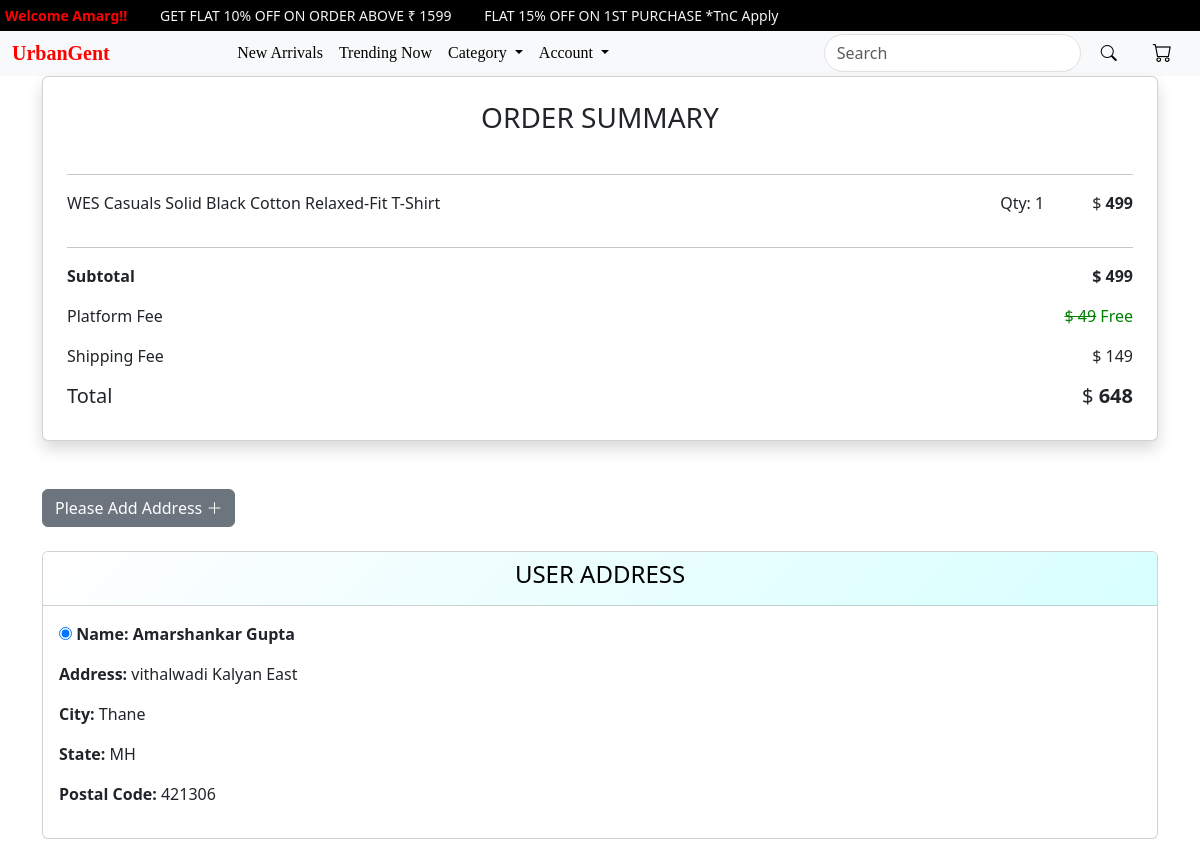
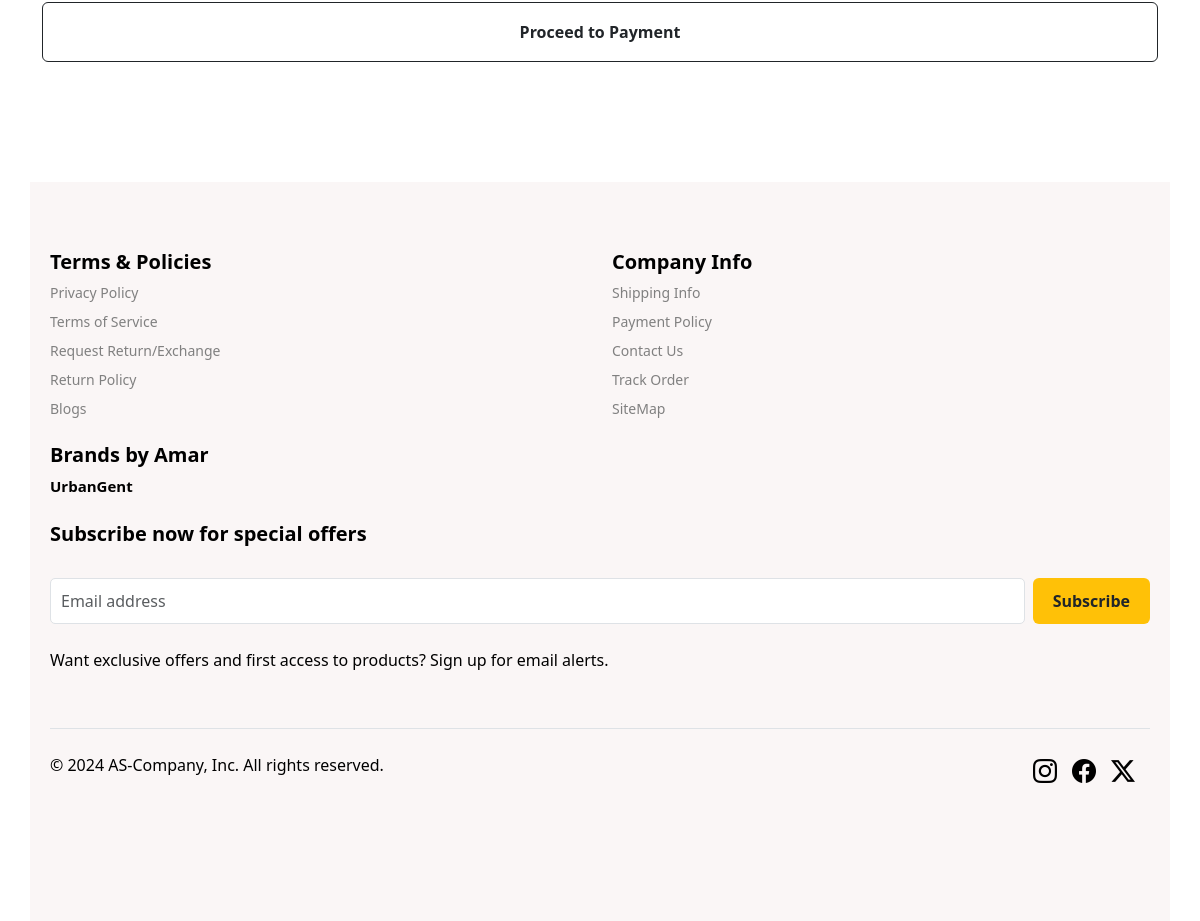
Screenshot of /buynow/17 (signed in) with the database file from the repository (2 pictures, top to bottom).
### core/models.py (models this page shows, shortened)
class new_arrival(models.Model):
        CATEGORY_CHOICES = [
        ('NEWARRIVAL','newarrival'),
        ('SHIRTS','shirts'),
        ('T_SHIRTS','t-shirts'),
        ('SWEATSHIRTS','sweatshirts'),
        ('TROUSERS','trousers'),
        ('SHORTS','shorts'),
        ('TRENDING','trending')
    ]
        SIZE_CHOICES = [
        ('S', 'Small'),
        ('M', 'Medium'),
        ('L', 'Large'),
        ('XL', 'Extra Large'),
    ]
        name=models.CharField(max_length=100)
        category = models.CharField(max_length=30,choices=CATEGORY_CHOICES)
        short_d = models.CharField(max_length=400)
        desc = models.TextField()
        original_price=models.IntegerField(default=1000)
        discounted_price=models.IntegerField()
        size = models.CharField(max_length=2, choices=SIZE_CHOICES,default='S')
        upperwear_img = models.ImageField(upload_to='new_arrival_img')

class Userdetails(models.Model):
    STATE_CHOICES = [
        ('AP', 'Andhra Pradesh'),
        ('AR', 'Arunachal Pradesh'),
        ('AS', 'Assam'),
        ('BR', 'Bihar'),
        ('CT', 'Chhattisgarh'),
        ('GA', 'Goa'),
        ('GJ', 'Gujarat'),
        ('HR', 'Haryana'),
        ('HP', 'Himachal Pradesh'),
        ('JH', 'Jharkhand'),
        ('KA', 'Karnataka'),
        ('KL', 'Kerala'),
        ('MP', 'Madhya Pradesh'),
        ('MH', 'Maharashtra'),
        ('MN', 'Manipur'),
        ('ML', 'Meghalaya'),
        ('MZ', 'Mizoram'),
        ('NL', 'Nagaland'),
        ('OR', 'Odisha'),
        ('PB', 'Punjab'),
        ('RJ', 'Rajasthan'),
        ('SK', 'Sikkim'),
        ('TN', 'Tamil Nadu'),
        ('TG', 'Telangana'),
        ('TR', 'Tripura'),
        ('UP', 'Uttar Pradesh'),
        ('UK', 'Uttarakhand'),
        ('WB', 'West Bengal'),
        ('AN', 'Andaman and Nicobar Islands'),
        ('CH', 'Chandigarh'),
        ('DN', 'Dadra and Nagar Haveli and Daman and Diu'),
        ('DL', 'Delhi'),
        ('JK', 'Jammu and Kashmir'),
        ('LA', 'Ladakh'),
        ('LD', 'Lakshadweep'),
        ('PY', 'Puducherry'),
    ]
    user = models.ForeignKey(User, on_delete=models.CASCADE)
    name=models.CharField(max_length=100)
    address=models.CharField(max_length=100)
    city=models.CharField(max_length=100)
    state=models.CharField(max_length=2,choices=STATE_CHOICES)
    pincode=models.IntegerField(
        default=0,
        blank=True,
        null=True
    )

### core/views.py (the view)
# urls.py: path('buynow/<int:id>',views.buynow,name='buynow'),
@login_required(login_url='/login/')
def buynow(request,id):
    na=new_arrival.objects.get(pk=id)
    Delivery_charge = 149
    final_price=Delivery_charge + na.discounted_price
    address=Userdetails.objects.filter(user=request.user)
    return render(request,'core/buynow.html',{'final_price':final_price,'address':address,'na':na})

### core/templates/core/buynow.html (shortened to what this page needs)
{% extends "core/base.html" %}
{% load static %}
{% block content %}
<div class="container d-flex justify-content-center mb-5">
    <div class="card shadow p-4" style="width: 100%;">
        <h3 class="text-center mb-4">ORDER SUMMARY</h3>
        <hr>
        <div class="d-flex justify-content-between">
            <p>{{ na.short_d }}</p>
            <div class="d-flex">
                <p class="me-5">Qty: 1</p>
                <p>&#x24; <strong>{{ na.discounted_price }}</strong></p>
            </div>
        </div>
        <hr>
        <div class="d-flex justify-content-between">
            <p class="fw-semibold">Subtotal</p>
            <p class="fw-semibold">&#x24; <strong>{{ na.discounted_price }}</strong></p>
        </div>
        <div class="d-flex justify-content-between">
            <p>Platform Fee</p>
            <p style="color:green;"><s>&#x24; 49</s> Free</p>
        </div>
        <div class="d-flex justify-content-between">
            <p>Shipping Fee</p>
            <p>&#x24; 149</p>
        </div>
        <div class="d-flex justify-content-between">
            <h5>Total</h5>
            <h5>&#x24; <strong>{{ final_price }}</strong></h5>
        </div>
    </div>
</div>
<div class="container mt-5">
    <div>
        <a href={% url "payment_address" %} style='text-decoration:none; color:white '> <button class='btn btn-secondary' {% url "payment_address" %}> Please Add Address <i class="bi bi-plus-lg"></i></button></a>
    </div>
    <br>
    <div class="row justify-content-center g-4">
        <form method="post" action="{% url 'buynowpayment' na.id %}">
            {% for add in address %}
            <div class="col-md-12">
                <div class="card mb-4">
                    <div class="card-header text-center" style='background-image: linear-gradient(-225deg, #FFFEFF 0%, #D7FFFE 100%); color:black;'>
                        <h4>USER ADDRESS</h4>
                    </div>
                        <div class="card-body d-flex flex-column align-items-start">
                            <p class="mb-0">
                                <input type="radio" name="buynow_selected_address" value="{{ add.id }}" checked>
                                <strong>Name: {{ add.name }}</strong>
                                <p>
                                    <p><strong>Address: </strong>{{ add.address }}</p>
                                    <p><strong>City: </strong>{{ add.city }}</p>
                                    <p><strong>State: </strong>{{ add.state }}</p>
                                    <p><strong>Postal Code: </strong>{{ add.pincode }}</p>
                                </div>
                            </div>
                        </div>
                        {% endfor %}
                        <input type="submit" class="btn btn-outline-dark w-100" style='height:60px;font-weight: bolder; ' value="Proceed to Payment" >
                        <br><br><br><br><br><br>
                    </form>
{% endblock content %}

### core/templates/core/navbar.html (shortened to what this page needs)
{% load static %}
<marquee class="marque" style="background-color:black; white-space: nowrap; overflow: hidden; text-overflow: clip; width: 100%; font-size: 14px; padding: 5px;">
  <span style="color:red; font-weight: bold;">
    {% if request.user.is_authenticated %}
      Welcome {{request.user}}!!
    {% else %}
      <strong>Please Login!!</strong>
    {% endif %}
  </span>
  &nbsp;&nbsp;&nbsp;&nbsp;&nbsp;&nbsp;&nbsp;&nbsp;GET FLAT 10% OFF ON ORDER ABOVE &#8377; 1599
  &nbsp;&nbsp;&nbsp;&nbsp;&nbsp;&nbsp;&nbsp;&nbsp;FLAT 15% OFF ON 1ST PURCHASE *TnC Apply
</marquee>
<nav class="navbar navbar-expand-lg bg-body-tertiary">
  <div class="container-fluid">
    <a class="navbar-brand" href="{% url 'index' %}" id="logo" style="font-family: cursive;"><strong>UrbanGent</strong></a>
    <div class="collapse navbar-collapse justify-content-center" id="navbarSupportedContent">
      <ul class="navbar-nav mx-auto mb-2 mb-lg-0 text-center">
        <li class="nav-item">
          <a class="nav-link active" href="{% url 'newarrival' %}" id="navbarbtns" style="font-family: cursive;">New Arrivals</a>
        </li>
        <li class="nav-item">
          <a class="nav-link" href="{% url 'trending' %}" id="navbarbtns" style="font-family: cursive;">Trending Now</a>
        </li>
        <li class="nav-item dropdown">
          <a class="nav-link dropdown-toggle" href="#" role="button" data-bs-toggle="dropdown" aria-expanded="false" id="navbarbtns" style="font-family: cursive;">
            Category
          </a>
        </li>
        <li class="nav-item dropdown">
          <a class="nav-link dropdown-toggle" href="#" role="button" data-bs-toggle="dropdown" aria-expanded="false" id="navbarbtns" style="font-family: cursive;">
            Account
          </a>
        </li>
      </ul>
      <form class="d-flex ms-auto text-center" role="search" action="{% url 'product_search' %}">
        <input class="form-control me-2" type="search" placeholder="Search" aria-label="Search" id="searchbar" name="q" value="{{ query }}">
        <button class="btn" type="submit" id="searchbtn"><i class="bi bi-search"></i></button>
      </form>
      <ul class="navbar-nav ms-3">
        <li class="nav-item" id="navbarbtns">
          <a class="nav-link" href="{% url 'showcart' %}">
            <i class="bi bi-cart" style="font-size: 1.2rem; margin-right: 8px; color: black;" id="navbarbtns"></i>
          </a>
        </li>
      </ul>
    </div>
  </div>
</nav>

### core/static/core/css/core.css (style rules this page uses)
* { margin: 0; padding: 0; box-sizing: border-box; }

### rows the page displays
new_arrival: short_d "WES Casuals Solid Black Cotton Relaxed-Fit T-Shirt", discounted_price "499"
Userdetails: name "Amarshankar Gupta", address "vithalwadi Kalyan East", city "Thane", state "MH", pincode "421306"

### other values shown
{{ request.user }} "Amarg"
{{ final_price }} "648"
